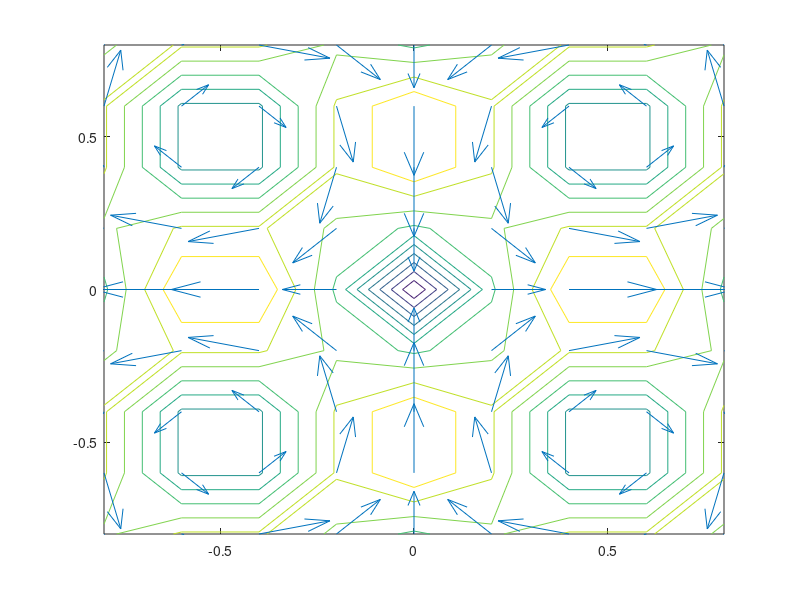

The MATLAB script that drew this image:
close all; clear all; clc

[x,y] = meshgrid(-0.8:0.2:0.8);

u = sin(pi*x).*cos(pi*y);
v = -cos(pi*x).*sin(pi*y);
f = sqrt(u.^2+v.^2);

contour(x,y,f)
hold on
quiver(x,y,u,v)
hold off